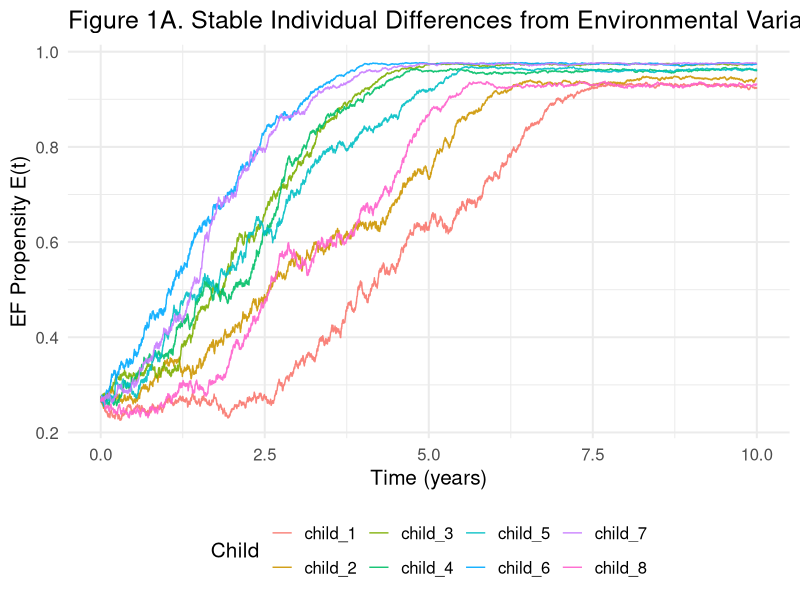
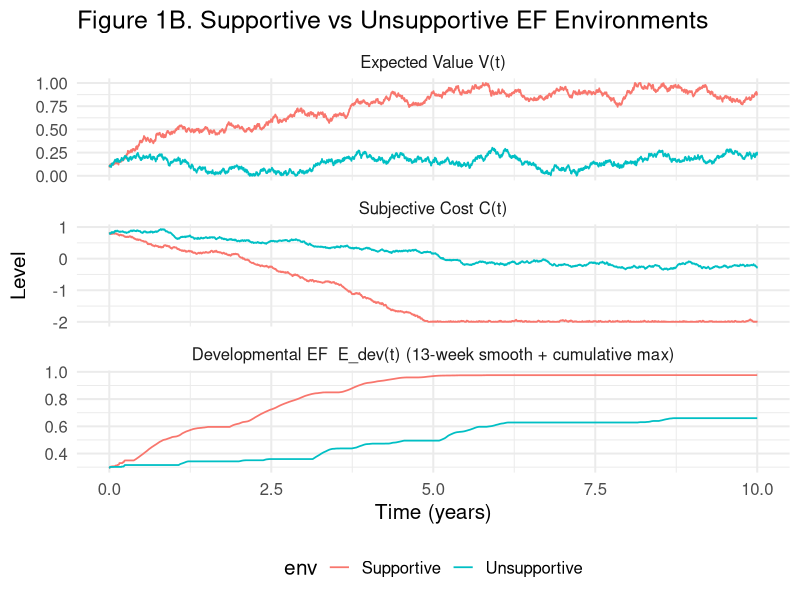
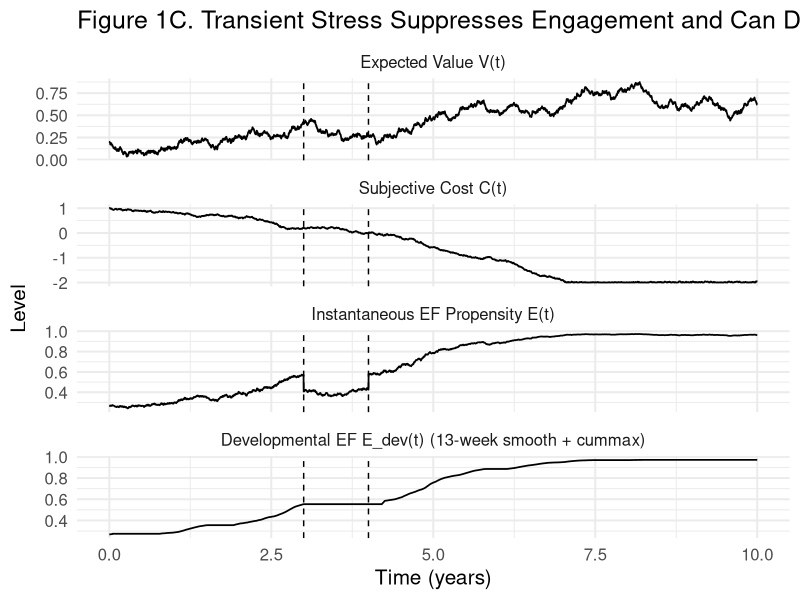
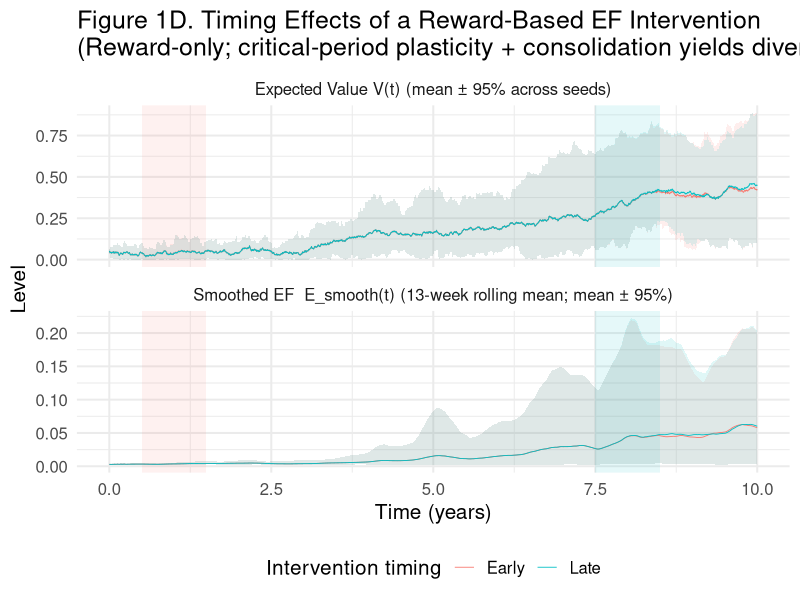

R code for these plots, in order:
## ---- chunk 1
#| label: setup
#| echo: false
#| include: false


library(ggplot2)
library(dplyr)
library(tidyr)
library(zoo)

## ---- chunk 2
#| label: globals
#| echo: false

# ---- Time base (global) ----
weeks_per_year <- 52
years_total    <- 10
H_weeks        <- years_total * weeks_per_year   # 520 weeks
dt             <- 0.1                            # 0.1 week ~= 0.7 days
T_total        <- round(H_weeks / dt) + 1        # 5201 steps (includes t=0)

# Optional: helper to convert between step index and time

idx_to_week <- function(idx) (idx - 1) * dt
idx_to_year <- function(idx) idx_to_week(idx) / weeks_per_year

# ---- Weekly-scale default parameters ----
# Choose time constants in weeks (interpretable)
# tau_*_weeks are time constants: smaller => faster learning; larger => slower learning.
# Example: tau=26 means ~6-month adjustment timescale; tau=52 means ~1-year timescale.

tau_V_weeks <- 26   # value learning time constant (~6 months)
tau_C_weeks <- 26   # cost learning time constant (~6 months)

default_pars <- list(
  # ---- Time base ----
  T  = T_total,   # number of discrete steps (set so total horizon ~10 years)
  dt = dt,        # step size in weeks (dt = 0.1 => ~0.7 days)

  # ---- Initial states ----
  V0 = 0.2,       # initial expected value of engaging EF (in reward units, bounded [0, reward_mag])
  C0 = 1.0,       # initial subjective cost of engaging EF (bounded approx [-1, 2])

  # ---- Learning rates (per week) ----
  # Interpretable via time constants: alpha ≈ 1 / (time constant in weeks)
  alpha_V = 1 / tau_V_weeks,  # value learning rate (per week); e.g., tau_V_weeks=26 => ~0.038/week
  alpha_C = 1 / tau_C_weeks,  # cost learning rate (per week); e.g., tau_C_weeks=26 => ~0.038/week

  # ---- Cost learning amplitudes (dimensionless scaling of cost drift) ----
  delta_up   = 0,  # how strongly avoiding EF increases cost ("avoidance makes it feel harder next time")
  delta_down = 0.4,  # how strongly engaging EF decreases cost ("practice makes it feel easier")

  # ---- Maturational improvement (per week) ----
  # A constant downward drift on cost: C(t) decreases by ~kappa_C * (weeks) over development.
  # Example: target ~0.8 cost-unit drop over 10 years (~520 weeks):
  # kappa_C ≈ 0.8 / 520 ≈ 0.00154 per week
  kappa_C = 0.001,  # maturational drift reducing EF cost (per week)

  # ---- Fast decision policy ----
  tau = 0.8,         # decision temperature (higher => noisier / less sensitive to value-cost differences)

  # ---- Reward environment ----
  p_reward   = 0.7,  # probability EF yields reward when engaged (environmental payoff rate)
  reward_mag = 1,    # reward magnitude scaling (also used as V upper bound in your code)

  # ---- Stochasticity (diffusion scales; per sqrt(week)) ----
  # Noise increments are sigma * sqrt(dt) * N(0,1), so sigma has units per sqrt(week).
  sigma_V = 0.02,    # value noise scale (per sqrt(week))
  sigma_C = 0.02     # cost noise scale (per sqrt(week))
)


## ---- chunk 3

simulate_ef_sde <- function(
  T = T_total,        # number of steps (default: 10 years)
  dt = dt,            # step size (weeks)
  V0 = 0.2,           # initial expected value of EF
  C0 = 1.0,           # initial subjective cost of EF
  alpha_V = 1 / tau_V_weeks,  # value learning rate (per week)
  alpha_C = 1 / tau_C_weeks,  # cost learning rate (per week)
  delta_up = 0,     # avoiding EF increases cost
  delta_down = 0.4,   # engaging EF decreases cost
  kappa_C = 0.001,   # maturational drift on cost (per week)
  tau = 0.8,          # decision temperature
  p_reward = 0.7,     # probability EF yields reward when engaged
  reward_mag = 1,     # reward magnitude
  sigma_V = 0.02,     # value noise (per sqrt(week))
  sigma_C = 0.02,     # cost noise (per sqrt(week))
  # ---- Optional bounds ----
  V_min = 0,              # lower bound for value
  V_max = reward_mag,     # upper bound for value (default tied to reward_mag)
  C_min = -2,             # lower bound for cost
  C_max = 2,              # upper bound for cost
  
  extra_cost_vec = NULL, # additive cost to decision rule; length T
  seed = NULL
){
  if (!is.null(seed)) set.seed(seed)
  
  # bound sanity checks
  stopifnot(V_min < V_max, C_min < C_max)
  stopifnot(V0 >= V_min, V0 <= V_max, C0 >= C_min, C0 <= C_max)
  
  N <- T
  if (is.null(extra_cost_vec)) extra_cost_vec <- rep(0, N)
  stopifnot(length(extra_cost_vec) == N)

  V <- numeric(N)
  C <- numeric(N)
  E <- numeric(N)

  V[1] <- V0
  C[1] <- C0

  for (i in 1:(N - 1)) {

    # Fast EF propensity (allocation)
    utility <- V[i] - (C[i] + extra_cost_vec[i])
    E[i] <- 1 / (1 + exp(-utility / tau))

    # Expected reward from EF engagement
    R_exp <- E[i] * p_reward * reward_mag

    # Drift terms
    dV_det <- alpha_V * (R_exp - V[i])
    # With delta_up = 0, not engaging EF does not increase cost; it only removes practice-driven cost reduction.
    dC_det <- (-kappa_C) + alpha_C * ((1 - E[i]) * delta_up - E[i] * delta_down)

    dC_det <- (-kappa_C) + alpha_C * ((1 - E[i]) * delta_up - E[i] * delta_down)
    
    # Diffusion terms
    dV_sto <- sigma_V * sqrt(dt) * rnorm(1)
    dC_sto <- sigma_C * sqrt(dt) * rnorm(1)
    
    # Euler–Maruyama update
    V[i + 1] <- V[i] + dV_det * dt + dV_sto
    C[i + 1] <- C[i] + dC_det * dt + dC_sto
    
    # Soft bounds
    V[i + 1] <- max(min(V[i + 1], V_max), V_min)
    C[i + 1] <- max(min(C[i + 1], C_max), C_min)
    
    
  }
  
  # Final EF propensity
  E[N] <- 1 / (1 + exp(-(V[N] - (C[N] + extra_cost_vec[N])) / tau))
  
  tibble(
    t = seq(0, by = dt, length.out = N),  # weeks
    year = t / weeks_per_year,            # years (for plotting convenience)
    V = V,
    C = C,
    E = E
  )
}


## ---- chunk 4
#| fig-width: 10
#| fig-height: 5
#| fig-align: "center"
#| 
set.seed(123)   # reproducibility: fixes the random draws for payoff rates across runs
N_agents <- 8   # number of simulated children (agents)

# ------------------------------------------------------------
# Child-specific parameters (stable between-child differences)
# ------------------------------------------------------------
child_pars <- tibble(
  child = paste0("child_", 1:N_agents),

  # Between-child variation in environmental payoff rate for engaging EF:
  # p_reward_child = P(reward | EF engaged).
  # Here we draw around 0.5 with a large SD (=1) and clamp into [0.1, 0.95].
  # (For a "tiny variation" story, reduce SD to ~0.08–0.15 and clamp to ~[0.4, 0.9].)
  p_reward_child = pmin(pmax(0.5 + rnorm(N_agents, 0, 1), 0.1), 0.95)
) %>%
  mutate(
    # Human-readable label for plotting/legend (rounded)
    p_reward_label = sprintf("p=%.2f", p_reward_child)
  )

# ------------------------------------------------------------
# Simulate each child
# ------------------------------------------------------------
sims_A <- lapply(1:N_agents, function(i){

  # Build argument list for this child by starting from global defaults
  # and overriding only what differs for this child.
  args_i <- modifyList(default_pars, list(
    p_reward = child_pars$p_reward_child[i],  # child-specific payoff environment
    seed = i * 456                            # child-specific stochastic trajectory (unique noise realization)
  ))

  # Run the SDE simulator with this child's parameters
  sim_i <- do.call(simulate_ef_sde, args_i)

  # Attach identifiers + payoff-rate metadata to every timepoint for plotting
  sim_i %>%
    mutate(child = child_pars$child[i]) %>%
    left_join(child_pars, by = "child")
})

# Stack all children into one long dataframe
df_A <- bind_rows(sims_A)

# ------------------------------------------------------------
# Plot: EF propensity trajectories
# ------------------------------------------------------------
ggplot(df_A, aes(year, E, color = child, group = child)) +
  geom_line(alpha = 0.9) +
  theme_minimal(base_size = 15) +
  labs(
    title = "Figure 1A. Stable Individual Differences from Environmental Variation",
    y = "EF Propensity E(t)",
    x = "Time (years)",
    color = "Child"   # note: color is mapped to child here (not payoff rate)
  ) +
  theme(legend.position = "bottom")


## ---- chunk 5
#| fig-width: 10
#| fig-height: 8
#| fig-align: "center"
#| 
# Figure 1B: Developmental Improvements (weekly time base; 10-year horizon)

# --- Supportive environment ---
# High payoff + strong practice effect (engaging EF reduces cost efficiently)
args_supportive <- modifyList(default_pars, list(
  V0 = 0.1,
  C0 = 0.8,
  p_reward   = 0.9,
  delta_up   = 0.0,   # Yuko: drop avoidance -> cost increase
  delta_down = 0.35,   # strong practice-driven cost reduction
  seed = 123
))

# --- Unsupportive environment ---
# Low payoff + weak practice effect (EF yields little value; practice helps less)
args_unsupportive <- modifyList(default_pars, list(
  V0 = 0.1,
  C0 = 0.8,
  p_reward   = 0.3,
  delta_up   = 0.0,   # Yuko: drop avoidance -> cost increase
  delta_down = 0.05,  # weak practice-driven cost reduction
  seed = 12345
))


sim_supportive   <- do.call(simulate_ef_sde, args_supportive)   %>% mutate(env = "Supportive")
sim_unsupportive <- do.call(simulate_ef_sde, args_unsupportive) %>% mutate(env = "Unsupportive")



# ---- Construct a developmental EF index that is non-decreasing ----
# Step 1: smooth E(t) over a long window (developmental timescale)
# Step 2: take cummax to enforce monotonic developmental gains

smooth_weeks <- 13                 # e.g., 13-week (~3 month) smoothing window
k_steps <- round(smooth_weeks / dt)  # dt is in weeks (global); dt=0.1 => k_steps ~ 130

make_E_dev <- function(df, k = k_steps){
  df %>%
    arrange(year) %>%
    mutate(
      # rolling mean; align="right" makes it a "past-looking" developmental average
      E_smooth = zoo::rollmean(E, k = k, fill = NA, align = "right"),
      # replace early NAs with raw E so cummax starts cleanly
      E_smooth = ifelse(is.na(E_smooth), E, E_smooth),
      # monotone developmental EF
      E_dev = cummax(E_smooth)
    )
}



# --- Compute E_dev for each condition (wide data) ---
sim_supportive_dev   <- sim_supportive   %>% make_E_dev()
sim_unsupportive_dev <- sim_unsupportive %>% make_E_dev()

# Combine (still wide: has V, C, E, E_smooth, E_dev)
df_B_dev <- bind_rows(sim_supportive_dev, sim_unsupportive_dev)

# --- Long format for plotting: V (top), C (middle), E_dev (bottom) ---
df_B_long <- df_B_dev %>%
  select(year, env, V, C, E_dev) %>%
  pivot_longer(cols = c(V, C, E_dev), names_to = "var", values_to = "value") %>%
  mutate(
    var = factor(var, levels = c("V", "C", "E_dev"))  # facet order: top->bottom
  )

labels_dev <- c(
  V = "Expected Value V(t)",
  C = "Subjective Cost C(t)",
  E_dev = "Developmental EF  E_dev(t) (13-week smooth + cumulative max)"
)

ggplot(df_B_long, aes(year, value, color = env, group = env)) +
  geom_line(linewidth = 0.6) +
  facet_wrap(~ var, scales = "free_y", ncol = 1,
             labeller = as_labeller(labels_dev)) +
  theme_minimal(base_size = 15) +
  labs(
    title = "Figure 1B. Supportive vs Unsupportive EF Environments",
    x = "Time (years)",
    y = "Level"
  ) +
  theme(legend.position = "bottom")



## ---- chunk 6
#| fig-width: 11
#| fig-height: 8
#| fig-align: "center"

# Figure 1C: Transient fluctuations (stress) on the same 10-year weekly time base
# Stress is modeled as a temporary increase in "extra_cost" in the fast decision rule:
#   utility = V - (C + extra_cost)
# so extra_cost lowers E(t) immediately during the window, without directly changing the V/C drifts.

# -------------------------
# 1) Time horizon and stress schedule
# -------------------------

# Use the same horizon as the global defaults (10 years at dt = 0.1 week)
T_stress <- default_pars$T

# Initialize extra_cost vector; must match length T_stress exactly (your simulate_ef_sde checks this)
extra_cost <- rep(0, T_stress)

# Define stress window in YEARS (x-axis units)
stress_start_year <- 3.0
stress_end_year   <- 4.0   # NOTE: this is ~1 year, not 13 weeks

# Convert years -> index in the discrete simulation grid
# dt is in WEEKS, so:
#   years * 52 = weeks
#   weeks / dt = number of steps
# +1 aligns with t=0 being index 1
stress_start_idx <- round(stress_start_year * weeks_per_year / dt) + 1
stress_end_idx   <- round(stress_end_year   * weeks_per_year / dt) + 1

# Safety clamp to keep indices valid
stress_start_idx <- max(1, min(T_stress, stress_start_idx))
stress_end_idx   <- max(1, min(T_stress, stress_end_idx))

# Ensure ordering (in case user accidentally reversed years)
if (stress_end_idx < stress_start_idx) {
  tmp <- stress_start_idx
  stress_start_idx <- stress_end_idx
  stress_end_idx <- tmp
}

# Apply stress: add a constant extra cost during the stress window.
# Interpretation: acute/chronic stress makes EF feel more costly right now,
# reducing the probability of engaging EF at each moment.
extra_cost[stress_start_idx:stress_end_idx] <- 0.5  # try 0.3–1.2 depending on desired effect size

# -------------------------
# 2) Run simulation under stress
# -------------------------

# Build argument list: start from default parameters and override only extra_cost and RNG seed
args_stress <- modifyList(default_pars, list(
  extra_cost_vec = extra_cost,
  seed = 99
))

# Run the model
sim_stress <- do.call(simulate_ef_sde, args_stress)

# -------------------------
# 3) Construct a "developmental EF" readout (optional)
# -------------------------
# E_dev is a *derived* metric:
#   (i) smooth E(t) over a developmental window (here ~13 weeks)
#   (ii) enforce monotonicity via cummax
# This ensures E_dev never dips; stress can only slow/delay its increase.

smooth_weeks <- 13                    # developmental smoothing window (~3 months)
k_steps <- round(smooth_weeks / dt)   # dt is in weeks; dt=0.1 => k_steps ~ 130

sim_stress2 <- sim_stress %>%
  arrange(year) %>%                  # ensure time-ordering
  mutate(
    # Rolling mean of E over the past k steps
    # align="right" makes it "past-looking" (uses history up to current time)
    E_smooth = zoo::rollmean(E, k = k_steps, fill = NA, align = "right"),

    # Fill early NA values (first k-1 points) with raw E so we can start cummax cleanly
    E_smooth = ifelse(is.na(E_smooth), E, E_smooth),

    # Monotone developmental EF index
    E_dev = cummax(E_smooth)
  )

# -------------------------
# 4) Plot: V (top), C (middle), E (bottom), and E_dev (optional extra panel)
# -------------------------

df_stress_long <- sim_stress2 %>%
  select(year, V, C, E, E_dev) %>%
  pivot_longer(cols = c(V, C, E, E_dev),
               names_to = "var",
               values_to = "value") %>%
  mutate(
    # Set facet order explicitly
    var = factor(var, levels = c("V", "C", "E", "E_dev"))
  )

labels_stress <- c(
  V = "Expected Value V(t)",
  C = "Subjective Cost C(t)",
  E = "Instantaneous EF Propensity E(t)",
  E_dev = "Developmental EF E_dev(t) (13-week smooth + cummax)"
)

ggplot(df_stress_long, aes(year, value)) +
  geom_line(linewidth = 0.6) +
  facet_wrap(~ var, scales = "free_y", ncol = 1,
             labeller = as_labeller(labels_stress)) +
  # Mark start/end of stress window (in years)
  geom_vline(xintercept = c(stress_start_year, stress_end_year),
             linetype = "dashed") +
  theme_minimal(base_size = 15) +
  labs(
    title = "Figure 1C. Transient Stress Suppresses Engagement and Can Delay Developmental Gains",
    x = "Time (years)",
    y = "Level"
  )


## ---- chunk 7
#| fig-width: 9
#| fig-height: 8
#| fig-align: "center"
#| 
# ============================================================
# FIGURE 1D: Timing effects of a REWARD-based EF intervention
#   - Intervention manipulates rewards only: p_reward(t)
#   - Yuko-consistent: delta_up = 0 (no avoidance penalty)
#   - delta_down fixed across all conditions (practice exists, not manipulated)
#
# To get persistent timing divergence, we add:
#   (A) Critical-period plasticity: learning drops after age_cut_years
#   (B) Consolidation state H(t): thresholded growth + decay (path dependence)
#   (C) Realized rewards (stochastic), not only expected reward
# ============================================================

library(dplyr)
library(tidyr)
library(ggplot2)
library(zoo)

# ----------------------------
# 0) Assumes these exist from earlier sections
# ----------------------------
# default_pars must include: T, dt, alpha_V, alpha_C, tau, reward_mag, sigma_V, sigma_C, p_reward
# dt is in weeks, weeks_per_year exists
# Example:
#   weeks_per_year <- 52
#   dt <- default_pars$dt

# ----------------------------
# 1) Helper: 13-week rolling mean for plotting
# ----------------------------
smooth_weeks <- 13
k_steps <- round(smooth_weeks / dt)

add_E_smooth <- function(df){
  df %>%
    arrange(year) %>%
    mutate(
      E_smooth = zoo::rollmean(E, k = k_steps, fill = NA, align = "right"),
      E_smooth = ifelse(is.na(E_smooth), E, E_smooth)
    )
}

# Year -> index on grid
to_idx <- function(y) round(y * weeks_per_year / dt) + 1
clamp_idx <- function(x) max(1, min(default_pars$T, x))

# ----------------------------
# 2) Critical-period plasticity schedule
# ----------------------------
# We implement a sharp drop after age_cut_years.
# This is what makes "early" persistently different on average.
make_alpha_critical <- function(T, dt, weeks_per_year, alpha0,
                                age_cut_years = 3.0,
                                post_mult = 0.03){
  t_weeks <- seq(0, by = dt, length.out = T)
  t_years <- t_weeks / weeks_per_year
  alpha0 * ifelse(t_years <= age_cut_years, 1.0, post_mult)
}

# ----------------------------
# 3) Simulator: reward schedule + critical plasticity + consolidation H(t)
# ----------------------------
simulate_ef_sde_reward_only_divergent <- function(
  T  = default_pars$T,
  dt = default_pars$dt,

  # Initial states
  V0 = 0.05,
  C0 = 1.80,
  H0 = 0.00,

  # Baseline learning-rate scales (pre-cut)
  alpha_V0 = default_pars$alpha_V,
  alpha_C0 = default_pars$alpha_C,
  alpha_H0 = 0.35,

  # Critical period settings
  age_cut_years = 3.0,
  post_mult_V = 0.03,
  post_mult_C = 0.03,
  post_mult_H = 0.03,

  # Cost dynamics (Yuko-consistent)
  delta_up   = 0.0,
  delta_down = 0.18,
  kappa_C    = 0.0,

  # Decision
  tau = 0.30,     # smaller => more nonlinear / threshold-ish decision
  w_H = 5.0,      # how much consolidation supports EF utility

  # Consolidation dynamics (threshold + decay)
  theta_H = 0.40, # habit builds only when E is fairly high
  gamma_H = 0.25, # habit decays otherwise

  # Reward & noise
  reward_mag = default_pars$reward_mag,
  sigma_V = default_pars$sigma_V,
  sigma_C = default_pars$sigma_C,
  sigma_H = 0.00,

  # Time-varying schedules (reward-only intervention)
  p_reward_vec = NULL,
  extra_cost_vec = NULL,

  # Bounds
  V_min = 0,  V_max = reward_mag,
  C_min = 0.0, C_max = 2.0,
  H_min = 0.0, H_max = 1.0,

  seed = NULL
){
  if (!is.null(seed)) set.seed(seed)

  if (is.null(p_reward_vec))   p_reward_vec <- rep(default_pars$p_reward, T)
  if (is.null(extra_cost_vec)) extra_cost_vec <- rep(0, T)
  stopifnot(length(p_reward_vec) == T, length(extra_cost_vec) == T)

  # Critical-period learning schedules
  alpha_V_vec <- make_alpha_critical(T, dt, weeks_per_year, alpha_V0, age_cut_years, post_mult_V)
  alpha_C_vec <- make_alpha_critical(T, dt, weeks_per_year, alpha_C0, age_cut_years, post_mult_C)
  alpha_H_vec <- make_alpha_critical(T, dt, weeks_per_year, alpha_H0, age_cut_years, post_mult_H)

  V <- numeric(T); C <- numeric(T); H <- numeric(T); E <- numeric(T)
  V[1] <- V0; C[1] <- C0; H[1] <- H0

  for (i in 1:(T - 1)) {

    # ---- Fast EF decision: habit supports utility ----
    utility <- V[i] - (C[i] + extra_cost_vec[i]) + w_H * H[i]
    E[i] <- 1 / (1 + exp(-utility / tau))

    # ---- Realized engagement + realized reward (stochastic) ----
    engaged <- rbinom(1, 1, prob = E[i])
    reward  <- if (engaged == 1) rbinom(1, 1, prob = p_reward_vec[i]) * reward_mag else 0

    # ---- Value learning uses realized reward prediction error ----
    # (This matters for path dependence; expected reward smooths too much.)
    dV_det <- alpha_V_vec[i] * (reward - V[i])

    # ---- Cost learning: only practice reduces cost; no avoidance penalty ----
    dC_det <- (-kappa_C) + alpha_C_vec[i] * ( - engaged * delta_down )

    # ---- Consolidation: thresholded growth from engagement + decay ----
    # Build only if engagement propensity is high enough.
    drive <- pmax(E[i] - theta_H, 0)
    dH_det <- alpha_H_vec[i] * (drive - H[i]) - gamma_H * H[i]

    # ---- Noise ----
    dV_sto <- sigma_V * sqrt(dt) * rnorm(1)
    dC_sto <- sigma_C * sqrt(dt) * rnorm(1)
    dH_sto <- sigma_H * sqrt(dt) * rnorm(1)

    # ---- Update ----
    V[i + 1] <- V[i] + dV_det * dt + dV_sto
    C[i + 1] <- C[i] + dC_det * dt + dC_sto
    H[i + 1] <- H[i] + dH_det * dt + dH_sto

    # ---- Bounds ----
    V[i + 1] <- max(min(V[i + 1], V_max), V_min)
    C[i + 1] <- max(min(C[i + 1], C_max), C_min)
    H[i + 1] <- max(min(H[i + 1], H_max), H_min)
  }

  E[T] <- 1 / (1 + exp(-(V[T] - (C[T] + extra_cost_vec[T]) + w_H * H[T]) / tau))

  tibble(
    t = seq(0, by = dt, length.out = T),   # weeks
    year = t / weeks_per_year,            # years
    V = V, C = C, H = H, E = E
  )
}

# ----------------------------
# 4) Intervention windows (years)
# ----------------------------
int_len_years <- 1.0

early_start_year <- 0.5
early_end_year   <- early_start_year + int_len_years

late_start_year  <- 7.5
late_end_year    <- late_start_year + int_len_years

early_start_idx <- clamp_idx(to_idx(early_start_year))
early_end_idx   <- clamp_idx(to_idx(early_end_year))
late_start_idx  <- clamp_idx(to_idx(late_start_year))
late_end_idx    <- clamp_idx(to_idx(late_end_year))

# ----------------------------
# 5) Reward schedules: reward-only intervention
# ----------------------------
p_base <- 0.03
p_int  <- 0.95

p_early <- rep(p_base, default_pars$T)
p_late  <- rep(p_base, default_pars$T)

p_early[early_start_idx:early_end_idx] <- p_int
p_late[late_start_idx:late_end_idx]    <- p_int

extra0 <- rep(0, default_pars$T)

# ----------------------------
# 6) Replicate across seeds (robust summary)
# ----------------------------
R <- 10
seed_base <- 1000

run_replicates <- function(condition, p_vec){
  seeds <- seed_base + seq_len(R)

  bind_rows(lapply(seeds, function(s){
    simulate_ef_sde_reward_only_divergent(
      p_reward_vec = p_vec,
      extra_cost_vec = extra0,
      seed = s
    ) %>%
      add_E_smooth() %>%
      mutate(condition = condition, rep_seed = s)
  }))
}

df_rep <- bind_rows(
  run_replicates("Early", p_early),
  run_replicates("Late",  p_late)
)

# ----------------------------
# 7) Summarize mean + 95% intervals
# ----------------------------
summarize_over_reps <- function(df, var){
  df %>%
    group_by(condition, year) %>%
    summarize(
      mean = mean(.data[[var]], na.rm = TRUE),
      lo   = quantile(.data[[var]], 0.025, na.rm = TRUE),
      hi   = quantile(.data[[var]], 0.975, na.rm = TRUE),
      .groups = "drop"
    ) %>%
    mutate(var = var)
}

df_sum <- bind_rows(
  summarize_over_reps(df_rep, "V"),
  summarize_over_reps(df_rep, "E_smooth")
) %>%
  mutate(var = factor(var, levels = c("V", "E_smooth")))

labels_1D <- c(
  V = "Expected Value V(t) (mean ± 95% across seeds)",
  E_smooth = "Smoothed EF  E_smooth(t) (13-week rolling mean; mean ± 95%)"
)

windows_df <- tibble(
  condition = c("Early","Late"),
  xmin = c(early_start_year, late_start_year),
  xmax = c(early_end_year,   late_end_year),
  ymin = -Inf, ymax = Inf
)

# ----------------------------
# 8) Plot (V top, E_smooth bottom) with timing-colored windows
# ----------------------------
ggplot(df_sum, aes(year, mean, color = condition, group = condition)) +
  geom_rect(
    data = windows_df,
    aes(xmin = xmin, xmax = xmax, ymin = ymin, ymax = ymax, fill = condition),
    inherit.aes = FALSE,
    alpha = 0.10,
    show.legend = FALSE
  ) +
  geom_ribbon(aes(ymin = lo, ymax = hi, fill = condition),
              alpha = 0.12, color = NA, show.legend = FALSE) +
  geom_line(linewidth = 0.3) +
  facet_wrap(~ var, scales = "free_y", ncol = 1,
             labeller = as_labeller(labels_1D)) +
  theme_minimal(base_size = 15) +
  labs(
    title = "Figure 1D. Timing Effects of a Reward-Based EF Intervention\n(Reward-only; critical-period plasticity + consolidation yields divergence)",
    x = "Time (years)",
    y = "Level",
    color = "Intervention timing"
  ) +
  theme(legend.position = "bottom")
